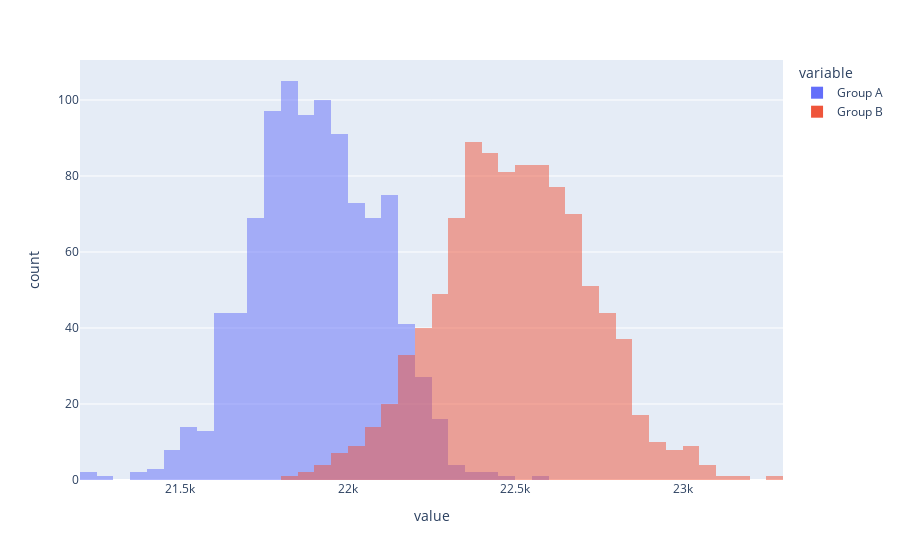

The notebook cell saved with this chart:
### Code cell
sample_a_mean = calc_bootstrap_mean(vec_a)
sample_b_mean = calc_bootstrap_mean(vec_b)
px.histogram({'Group A': sample_a_mean, 'Group B': sample_b_mean}, x=['Group A', 'Group B'], barmode='overlay').show()

### Figure 1 — Plotly figure (JSON) as saved in the notebook; plotly's stock layout.template omitted (floating-point values rounded to 4 significant figures; data arrays with more than 128 entries replaced by an {"elided": "..."} marker saying what was removed)
{"data": [{"alignmentgroup": "True", "bingroup": "x", "hovertemplate": "variable=Group A<br>value=%{x}<br>count=%{y}<extra></extra>", "legendgroup": "Group A", "marker": {"color": "#636efa", "opacity": 0.5, "pattern": {"shape": ""}}, "name": "Group A", "offsetgroup": "Group A", "orientation": "v", "showlegend": true, "type": "histogram", "x": {"elided": "1000 float values"}, "xaxis": "x", "yaxis": "y"}, {"alignmentgroup": "True", "bingroup": "x", "hovertemplate": "variable=Group B<br>value=%{x}<br>count=%{y}<extra></extra>", "legendgroup": "Group B", "marker": {"color": "#EF553B", "opacity": 0.5, "pattern": {"shape": ""}}, "name": "Group B", "offsetgroup": "Group B", "orientation": "v", "showlegend": true, "type": "histogram", "x": {"elided": "1000 float values"}, "xaxis": "x", "yaxis": "y"}], "layout": {"barmode": "overlay", "legend": {"title": {"text": "variable"}, "tracegroupgap": 0}, "margin": {"t": 60}, "xaxis": {"anchor": "y", "domain": [0, 1], "title": {"text": "value"}}, "yaxis": {"anchor": "x", "domain": [0, 1], "title": {"text": "count"}}}}
